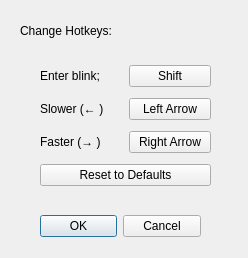
<?xml version="1.0" encoding="UTF-8"?>
<ui version="4.0">
 <class>HotkeysDialogue</class>
 <widget class="QDialog" name="HotkeysDialogue">
  <property name="geometry">
   <rect>
    <x>0</x>
    <y>0</y>
    <width>248</width>
    <height>258</height>
   </rect>
  </property>
  <property name="windowTitle">
   <string>Dialog</string>
  </property>
  <widget class="QDialogButtonBox" name="buttonBox">
   <property name="geometry">
    <rect>
     <x>40</x>
     <y>210</y>
     <width>161</width>
     <height>32</height>
    </rect>
   </property>
   <property name="orientation">
    <enum>Qt::Horizontal</enum>
   </property>
   <property name="standardButtons">
    <set>QDialogButtonBox::Cancel|QDialogButtonBox::Ok</set>
   </property>
  </widget>
  <widget class="QLabel" name="label_9">
   <property name="geometry">
    <rect>
     <x>20</x>
     <y>20</y>
     <width>141</width>
     <height>21</height>
    </rect>
   </property>
   <property name="text">
    <string>Change Hotkeys:</string>
   </property>
  </widget>
  <widget class="QWidget" name="">
   <property name="geometry">
    <rect>
     <x>40</x>
     <y>60</y>
     <width>171</width>
     <height>131</height>
    </rect>
   </property>
   <layout class="QGridLayout" name="inputGrid">
    <item row="0" column="0">
     <widget class="QLabel" name="label_10">
      <property name="text">
       <string>Enter blink;</string>
      </property>
     </widget>
    </item>
    <item row="0" column="1">
     <widget class="QPushButton" name="blinkKeyButton">
      <property name="text">
       <string>Shift</string>
      </property>
      <property name="checkable">
       <bool>true</bool>
      </property>
     </widget>
    </item>
    <item row="1" column="0">
     <widget class="QLabel" name="label_11">
      <property name="text">
       <string>Slower (← )</string>
      </property>
     </widget>
    </item>
    <item row="1" column="1">
     <widget class="QPushButton" name="slowerKeyButton">
      <property name="text">
       <string>Left Arrow</string>
      </property>
      <property name="checkable">
       <bool>true</bool>
      </property>
     </widget>
    </item>
    <item row="2" column="0">
     <widget class="QLabel" name="label_12">
      <property name="text">
       <string>Faster (→ )</string>
      </property>
     </widget>
    </item>
    <item row="2" column="1">
     <widget class="QPushButton" name="fasterKeyButton">
      <property name="text">
       <string>Right Arrow</string>
      </property>
      <property name="checkable">
       <bool>true</bool>
      </property>
     </widget>
    </item>
    <item row="3" column="0" colspan="2">
     <widget class="QPushButton" name="defaultResetButton">
      <property name="text">
       <string>Reset to Defaults</string>
      </property>
     </widget>
    </item>
   </layout>
  </widget>
 </widget>
 <resources/>
 <connections>
  <connection>
   <sender>buttonBox</sender>
   <signal>accepted()</signal>
   <receiver>HotkeysDialogue</receiver>
   <slot>accept()</slot>
   <hints>
    <hint type="sourcelabel">
     <x>248</x>
     <y>254</y>
    </hint>
    <hint type="destinationlabel">
     <x>157</x>
     <y>274</y>
    </hint>
   </hints>
  </connection>
  <connection>
   <sender>buttonBox</sender>
   <signal>rejected()</signal>
   <receiver>HotkeysDialogue</receiver>
   <slot>reject()</slot>
   <hints>
    <hint type="sourcelabel">
     <x>316</x>
     <y>260</y>
    </hint>
    <hint type="destinationlabel">
     <x>286</x>
     <y>274</y>
    </hint>
   </hints>
  </connection>
 </connections>
</ui>
